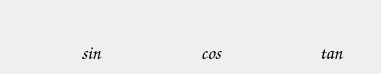
   <widget class="QWidget" name="tab_4">
    <attribute name="title">
     <string>三角</string>
    </attribute>
    <widget class="QPushButton" name="Tan">
     <property name="geometry">
      <rect>
       <x>290</x>
       <y>40</y>
       <width>82</width>
       <height>25</height>
      </rect>
     </property>
     <property name="font">
      <font>
       <family>Comic Sans MS</family>
       <pointsize>14</pointsize>
      </font>
     </property>
     <property name="styleSheet">
      <string notr="true"/>
     </property>
     <property name="text">
      <string>tan</string>
     </property>
     <property name="flat">
      <bool>true</bool>
     </property>
    </widget>
    <widget class="QPushButton" name="Sin">
     <property name="geometry">
      <rect>
       <x>50</x>
       <y>40</y>
       <width>82</width>
       <height>25</height>
      </rect>
     </property>
     <property name="font">
      <font>
       <family>Comic Sans MS</family>
       <pointsize>14</pointsize>
      </font>
     </property>
     <property name="styleSheet">
      <string notr="true"/>
     </property>
     <property name="text">
      <string>sin</string>
     </property>
     <property name="flat">
      <bool>true</bool>
     </property>
    </widget>
    <widget class="QPushButton" name="Cos">
     <property name="geometry">
      <rect>
       <x>170</x>
       <y>40</y>
       <width>82</width>
       <height>25</height>
      </rect>
     </property>
     <property name="font">
      <font>
       <family>Comic Sans MS</family>
       <pointsize>14</pointsize>
      </font>
     </property>
     <property name="styleSheet">
      <string notr="true"/>
     </property>
     <property name="text">
      <string>cos</string>
     </property>
     <property name="flat">
      <bool>true</bool>
     </property>
    </widget>
   </widget>
